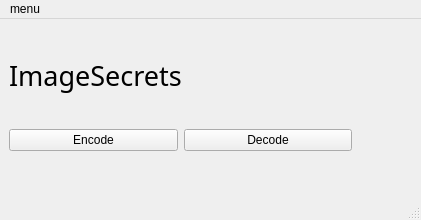
<?xml version="1.0" encoding="UTF-8"?>
<ui version="4.0">
 <class>ImageSecrets</class>
 <widget class="QMainWindow" name="ImageSecrets">
  <property name="geometry">
   <rect>
    <x>0</x>
    <y>0</y>
    <width>421</width>
    <height>220</height>
   </rect>
  </property>
  <property name="windowTitle">
   <string>MainWindow</string>
  </property>
  <widget class="QWidget" name="central_widget">
   <widget class="QStackedWidget" name="stacked_widget">
    <property name="geometry">
     <rect>
      <x>0</x>
      <y>0</y>
      <width>361</width>
      <height>141</height>
     </rect>
    </property>
    <property name="currentIndex">
     <number>0</number>
    </property>
    <widget class="QWidget" name="home">
     <layout class="QGridLayout" name="gridLayout">
      <item row="0" column="0" colspan="2">
       <widget class="QLabel" name="main_lbl">
        <property name="font">
         <font>
          <family>Reem Kufi</family>
          <pointsize>20</pointsize>
         </font>
        </property>
        <property name="text">
         <string>ImageSecrets</string>
        </property>
       </widget>
      </item>
      <item row="1" column="0">
       <widget class="QPushButton" name="encode_btn">
        <property name="text">
         <string>Encode</string>
        </property>
       </widget>
      </item>
      <item row="1" column="1">
       <widget class="QPushButton" name="decode_btn">
        <property name="text">
         <string>Decode</string>
        </property>
       </widget>
      </item>
     </layout>
    </widget>
    <widget class="QWidget" name="encode"/>
    <widget class="QWidget" name="decode"/>
   </widget>
  </widget>
  <widget class="QMenuBar" name="menubar">
   <property name="geometry">
    <rect>
     <x>0</x>
     <y>0</y>
     <width>421</width>
     <height>26</height>
    </rect>
   </property>
   <widget class="QMenu" name="menu_main_menu">
    <property name="title">
     <string>menu</string>
    </property>
    <addaction name="action_encode"/>
    <addaction name="action_decode"/>
   </widget>
   <addaction name="menu_main_menu"/>
  </widget>
  <widget class="QStatusBar" name="statusbar"/>
  <action name="action_encode">
   <property name="text">
    <string>encode</string>
   </property>
  </action>
  <action name="action_decode">
   <property name="text">
    <string>decode</string>
   </property>
  </action>
 </widget>
 <resources/>
 <connections/>
</ui>
